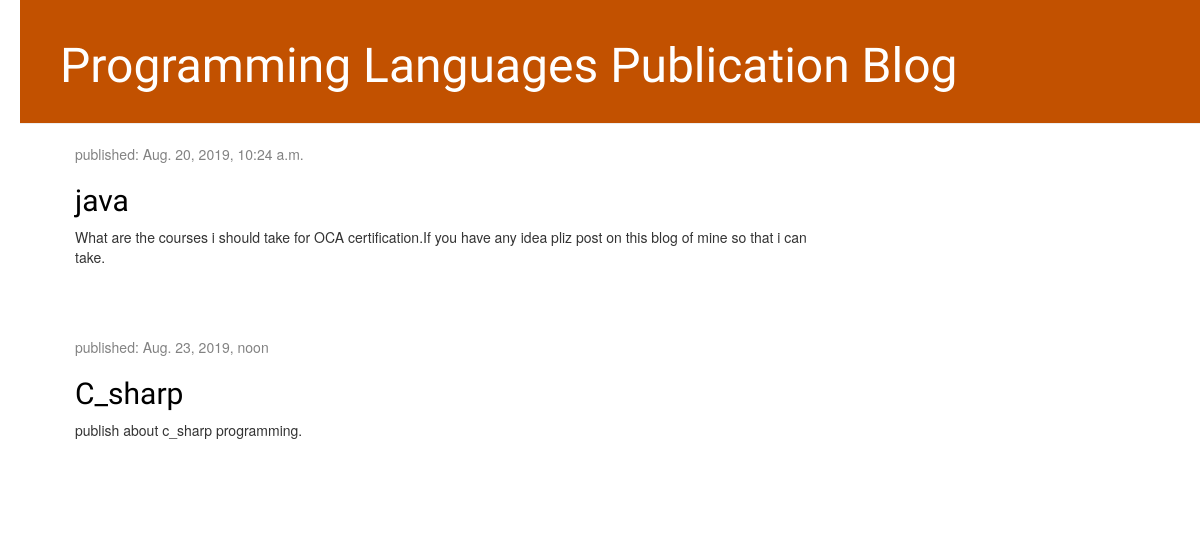
The app's page /, older data.
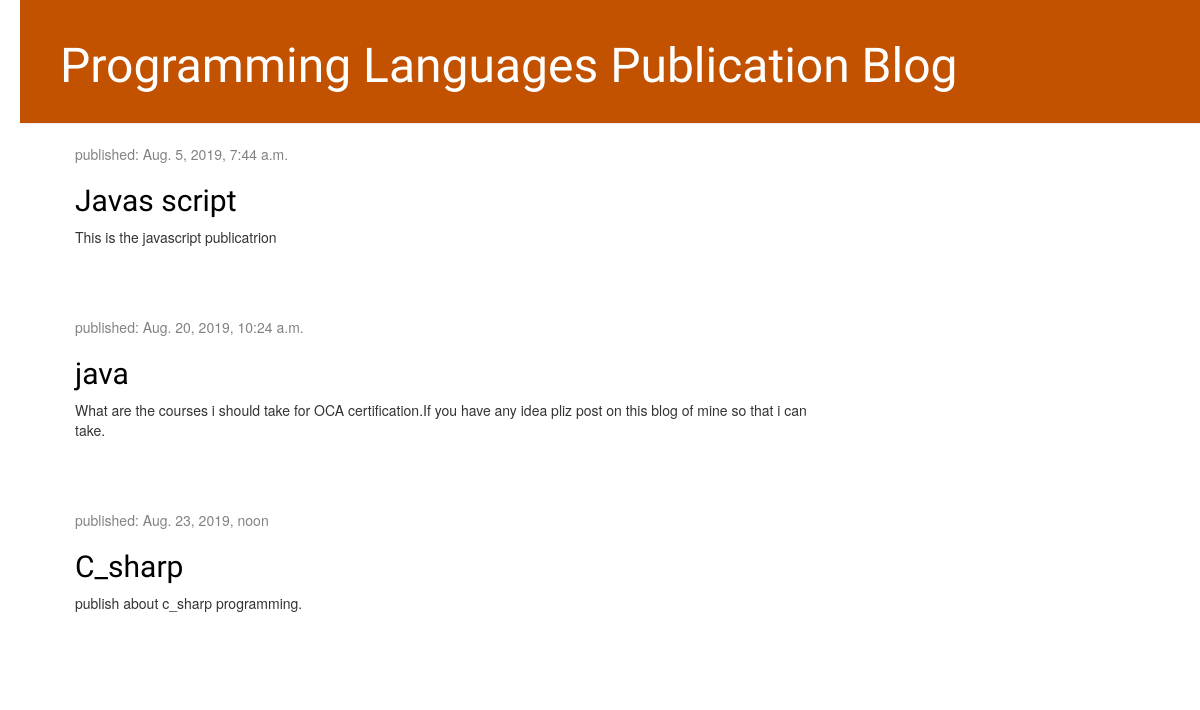
The same page, newer data.
### blog/models.py (models this page shows, shortened)
class Post(models. Model):
    author = models.ForeignKey(settings.AUTH_USER_MODEL, on_delete=models.CASCADE)
    title = models.CharField(max_length=200)
    text = models.TextField()
    created_date=models.DateTimeField(default=timezone.now())
    publish_date=models.DateTimeField(blank=True,null=True)

### blog/views.py (the view)
# urls.py: path('',views.post_list,name='post_list'),
def post_list(request):
    post=Post.objects.filter(publish_date__lte=timezone.now()).order_by('publish_date')
    return render(request,'blog/post_list.html',{'post':post})

### blog/templates/blog/post_list.html
{% extends 'blog/base.html'%}
{% block content %}
            {% for posts in post %}
                <div class="post">
                    <div class="date">
                        <p>published: {{ posts.publish_date }}</p>
                    </div>
                    <h2><a href="{% url 'post_detail' pk=posts.pk %}">{{ posts.title }}</a></h2>
                    <p>{{ posts.text|linebreaksbr }}</p>
                </div>
            {% endfor %}
{% endblock %}

Row changes from the older to the newer data that the page shows:
added Post: publish_date "Aug. 5, 2019, 7:44 a.m.", title "Javas script", text "This is the javascript publicatrion"
